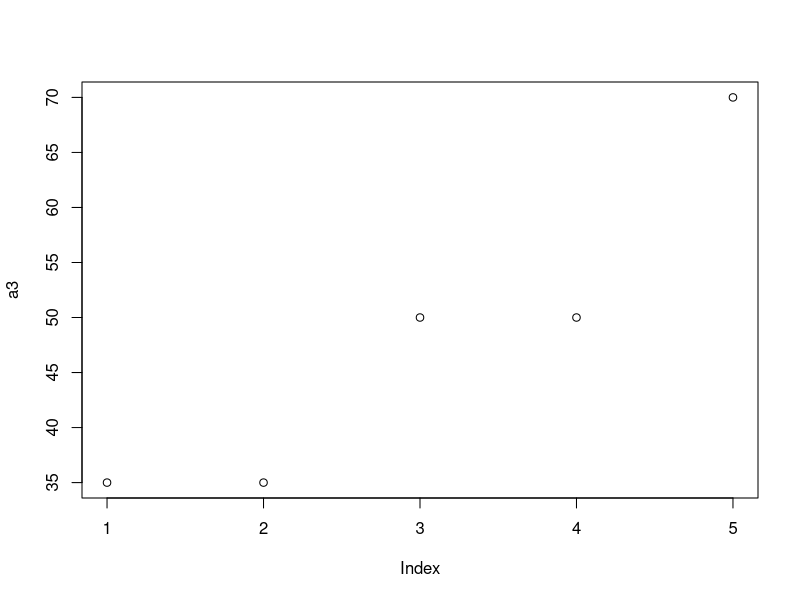

Source code (R):
# a <- seq(10)

arr <- sample(1:10, 10)

# найти произведение элементов вектора
t1 <- prod(arr)

# найти наибольшее значение
t2 <- max(arr)
  
# найти номер наименьшего элемента
t3 <- min(arr)

# найти медиану вектора
t4 <- median(arr)
  
# получить новый вектор – перестановку элементов в обратном порядке 
# исходного вектора
t5 <- rev(arr)
  
# получить новый вектор, каждый элемент которого равен наибольшему 
# элементу от начала вектора до текущего элемента.
t6 <- cummax(arr)


# 2
# Вектор из 15 чисел
arr2 <- runif(15, 1.0, 15.0)

# Найти наименьший элемент
n1 <- min(arr2)

# Найти индекс наибольшего элемента
n2 <- which.max(arr2)

# Найти среднее арифметическое элементов
n3 <- mean(arr2)

#  Отсортировать вектор в порядке убывания и вывести значения с 
# округлением до двух знаков после запятой.
n4 <- rev(sort(arr2))

#  Построить новый вектор, каждый элемент которого является 
# произведением элементов от начала до текущего элемента. Вывести новый вектор с 
# округлением до одного знака после запятой
n5 <- round(cumprod(arr2), 1) 


# 3

#  Сгенерировать два вектора целых случайных чисел. Выполнить сложение 
# этих векторов и умножение на константу. С помощью команды plot(x) вывести 
# элементы вектора графически.


a1 <- sample(1:10, 5)
a2 <- sample(1:10, 5)

a3 <- (a1 + a2) * 5
plot(a3)


# 4

#  Используя операции целочисленного деления %/% и остатка %% для 
# случайного четырехзначного числа вывести отдельно его цифры.

num  <- sample(1000:9999, 1)

num1 <- num%/%1000
num2 <- num%%1000%/%100
num3 <- num%%1000%%100%/%10
num4 <- num%%10

# 5

# Дано случайное трехзначное целое число. Найти произведение его цифр.

number <- sample(100:999, 1)
n_2 <- number%/%100
n_3 <- number%%100%/%10
n_4 <- number%%10
prod <- n_2 * n_3 * n_4








